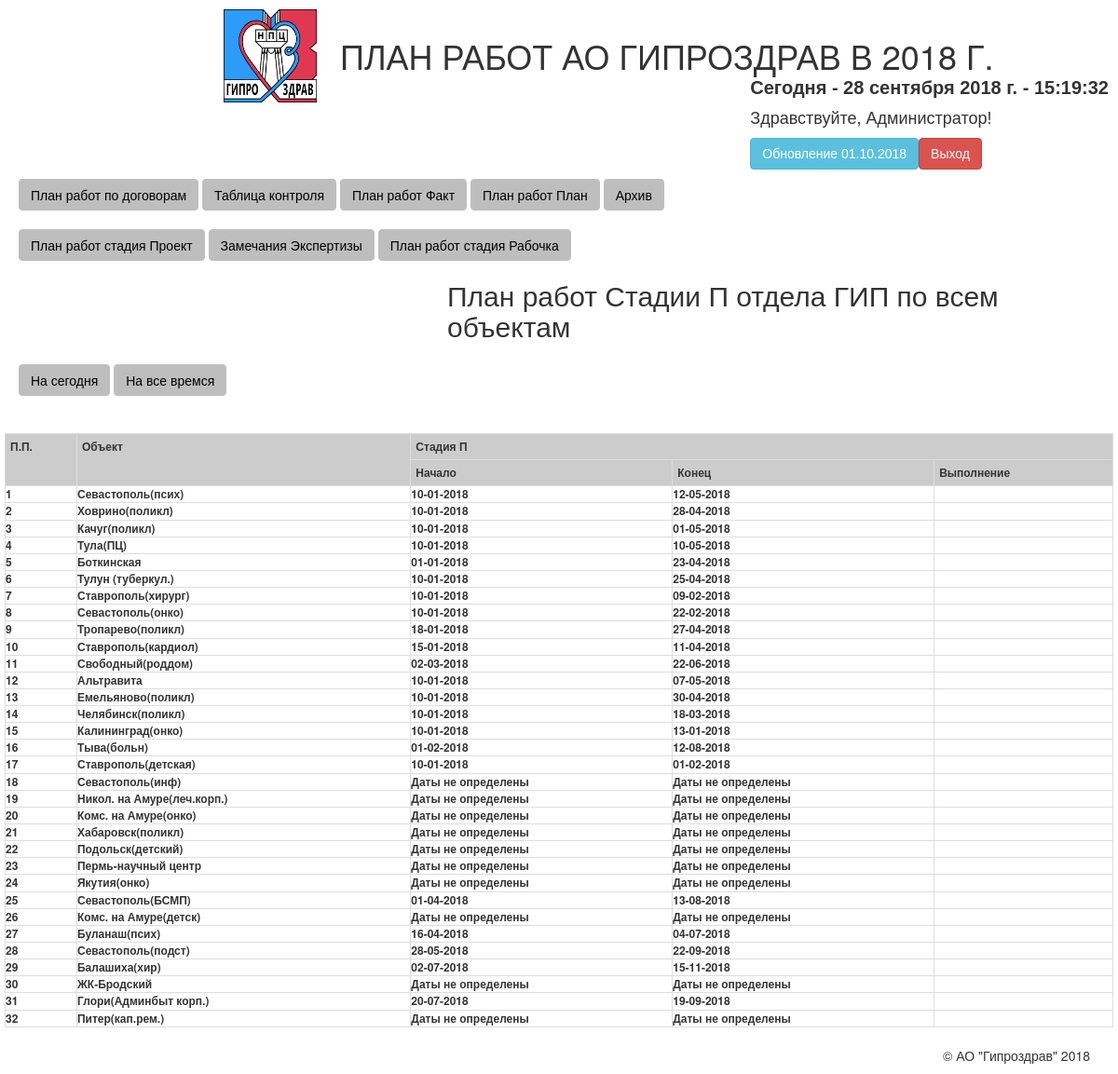
Page /?page=periodotdelall.php&title=ГИП&posnum=1 (signed in) on the committed database.
### tables this page shows
CREATE TABLE IF NOT EXISTS `objects` (
  `id` int(11) NOT NULL AUTO_INCREMENT,
  `name` varchar(255) DEFAULT NULL,
  `gip_id` int(11) DEFAULT NULL,
  `cur_id` int(11) DEFAULT NULL,
  `exp_id` int(11) DEFAULT NULL,
  `gap_id` int(11) DEFAULT NULL,
  `ov_id` int(11) DEFAULT NULL,
  `kr_id` int(11) DEFAULT NULL,
  `arhiv_id` int(11) DEFAULT NULL,
  `timeObj` timestamp NULL DEFAULT CURRENT_TIMESTAMP ON UPDATE CURRENT_TIMESTAMP,
  `user` varchar(50) DEFAULT NULL,
  PRIMARY KEY (`id`)
);

CREATE TABLE IF NOT EXISTS `periodP` (
  `id` int(11) NOT NULL AUTO_INCREMENT,
  `object_id` int(11) DEFAULT '0',
  `datastart` date DEFAULT NULL,
  `data_p1` date DEFAULT NULL,
  `data_p2` date DEFAULT NULL,
  `data_p3` date DEFAULT NULL,
  PRIMARY KEY (`id`)
);

### core/functions.php (called while the page is built, shortened)
<?php
function load_page(){
    if(isset($_GET['page']) && !empty($_GET['page'])){
        $page = $_GET['page'];
    }
    include(__DIR__.'/../pages/'.$page);
}
function getobjectsP ($posnum, $role, $au_id) {
    $list = array();
    if($role=='gap'){
        $toObjects = query("SELECT id, name, arhiv_id, gip_id, gap_id, ov_id, kr_id FROM objects WHERE arhiv_id IS NULL AND gap_id =".$au_id);
        while($data = mysqli_fetch_assoc($toObjects)){
            $toPlancontrol= query("SELECT id, object_id, pos_num, notuse, progress  FROM plancontrol WHERE object_id=".$data['id']." AND pos_num=".$posnum." ORDER BY object_id ASC");
            $planarr=array();
            while($plan = mysqli_fetch_assoc($toPlancontrol)){
                $planarr[]=array(
                    'id'=>$plan['id'],
                    'object_id'=>$plan['object_id'],
                    'pos_num'=>$plan['pos_num'],
                    'notuse'=>$plan['notuse'],
                    'progress'=>$plan['progress']
                );
            }
            $toRazdelP = query("SELECT id, stage FROM razdelP WHERE pos_num=".$posnum);
            $radzdelParr=array();
            while($razdelP = mysqli_fetch_assoc($toRazdelP)){
                $radzdelParr[]=array(
                    'id'=>$razdelP['id'],
                    'stage'=>$razdelP['stage']
                );
            }
            $list[]=array(
                'id'=>$data['id'],
                'name'=>$data['name'],
                'arhiv_id'=>$data['arhiv_id'],
                'gip_id'=>$data['gip_id'],
                'gap_id'=>$data['gap_id'],
                'ov_id'=>$data['ov_id'],
                'kr_id'=>$data['kr_id'],
                'planarr'=>$planarr,
                'radzdelParr'=>$radzdelParr,
            );
        }
    }else{
        $toObjects = query("SELECT id, name, arhiv_id, gip_id, gap_id, ov_id, kr_id FROM objects WHERE arhiv_id IS NULL ");
        while($data = mysqli_fetch_assoc($toObjects)){
            $toPlancontrol= query("SELECT id, object_id, pos_num, notuse, progress  FROM plancontrol WHERE object_id=".$data['id']." AND pos_num=".$posnum." ORDER BY object_id ASC");
            $planarr=array();
            $toRazdelP = query("SELECT id, stage FROM razdelP WHERE pos_num=".$posnum);
            $radzdelParr=array();
            while($razdelP = mysqli_fetch_assoc($toRazdelP)){
                $radzdelParr[]=array(
                    'id'=>$razdelP['id'],
                    'stage'=>$razdelP['stage']
                );
            }
            $list[]=array(
                'id'=>$data['id'],
                'name'=>$data['name'],
                'arhiv_id'=>$data['arhiv_id'],
                'gip_id'=>$data['gip_id'],
                'gap_id'=>$data['gap_id'],
                'ov_id'=>$data['ov_id'],
                'kr_id'=>$data['kr_id'],
                'planarr'=>$planarr,
                'radzdelParr'=>$radzdelParr,
            );
        }
    }
    return $list;
}
?>

### core/connect.php (called while the page is built, shortened)
<?php
function query($query){ global $link;
    if($response=mysqli_query($link, $query)){
        return $response;
    }
    return false;
}
?>

### pages/periodotdelall.php (the view, shortened to what this page needs)
<div class="buttnons">
<a href="/?page=main.php" class="btn btn-gipro">План работ по договорам</a>
<a href="/?page=plancontrol.php" class="btn btn-gipro">Таблица контроля</a>
<a href="/?page=planforyear.php" class="btn btn-gipro">План работ Факт</a>
<a href="/?page=planforyear-plan.php" class="btn btn-gipro">План работ План</a>
<?php
if($_COOKIE['role']=='admin'){
    echo '<a href="/?page=arhiv.php" class="btn btn-gipro">Архив</a>';
}else{}
?>
<br>
<br>
<a href="/?page=plancontrol.php" class="btn btn-gipro">План работ стадия Проект</a>
<a href="/?page=planexpert.php" class="btn btn-gipro">Замечания Экспертизы</a>
<a href="/?page=plancontrolR.php" class="btn btn-gipro">План работ стадия Рабочка</a>
</div>
<?php
$title = $_GET['title'];
$posnum = $_GET['posnum'];
echo '
<div class="title-pc" >
<h2>План работ Стадии П отдела '.$title.' по всем объектам</h2>
</div>
<br>
<div class="periodBtn">
<a href="/?page=periodotdel.php&title='.$title.'&posnum='.$posnum.'" class="btn btn-gipro sendtest">На сегодня</a>
<a href="/?page=periodotdelall.php&title='.$title.'&posnum='.$posnum.'" class="btn btn-gipro sendtest">На все времся</a>
</div>
</div>';
 $pp =1;
$list = getobjectsP($posnum, $_COOKIE['role'], $_COOKIE['au_id']);
echo "   <div class='div-table'>";
   echo "
   <table class='table table-bordered table-condensed list-object'>
        <tr>
            <th class='pp' id='thid' rowspan='2'>П.П.</th>
            <th class='obname' id='thida' rowspan='2'>Объект</th>
            <th class='pro' id='thidh' colspan='3'> Стадия П </th>
            </tr>
        ";
        echo "  <tr>
        <th class='paintrows pstart'>Начало</th>
        <th class='paintrows pend'>Конец</th>
        <th class='paintrows pend'>Выполнение</th>
       </tr>
    ";
    foreach ($list as $key => $row) {
        if($row['planarr'][0]['notuse']==1){
        }else{
        echo '<tr>';
        echo '<td>' . $pp . '</td>';
        echo '<td>'. $row['name'] .'</td>';
    $toPeriodP = query("SELECT id, object_id, datastart, data_p1, data_p2, data_p3 FROM periodP WHERE object_id=".$row['id']);
        while($datat = mysqli_fetch_assoc($toPeriodP)){
        $timearr[]=array(
            'id'=>$datat['id'],
            'object_id'=>$datat['object_id'],
            'datastart'=>$datat['datastart'],
            'data_p1'=>$datat['data_p1'],
            'data_p2'=>$datat['data_p2'],
            'data_p3'=>$datat['data_p3']
        );
    }
if(empty($timearr)){
    $datastart="Даты не определены";
    $makedate1="Даты не определены";
}else{
    foreach ($timearr as $key => $value) {
        $datastart=$value['datastart'];
        $makedate1=$value['data_p1'];
        $datastart= date('d-m-Y', strtotime($datastart));
        $makedate1= date('d-m-Y', strtotime($makedate1));
    }
}
        if($row['radzdelParr'][0]['stage']==1){
            echo '<td>'.$datastart.'</td>';
            echo '<td>'.$makedate1.'</td>';
            echo '<td>'.$row['planarr'][0]['progress'].'</td>';
        }
        echo '</tr>';
        $pp =$pp +1;
        unset($timearr);
    }
    }
echo "</table>";
echo "</div>";
?>

### css/main.css (style rules this page uses)
body { font-size: 12px; }
.div-table { margin: 0px 5px 0px 5px; }
.buttnons { width:auto; margin: 10px 0px 20px 20px; }
.title-pc { margin-left:40%; margin-bottom:5px; }
.periodBtn { margin-left:20px; }
th { background-color:#CCC; text-align:center; }
table { font-size: 12px; }
.list-object tr>th { font-size: 12px; }
.list-object td { padding:0 !important; }

### rows in the picture
objects: name "Севастополь(псих)", periodp.datastart "10-01-2018", periodp.data_p1 "12-05-2018"
objects: name "Ховрино(поликл)", periodp.datastart "10-01-2018", periodp.data_p1 "28-04-2018"
objects: name "Качуг(поликл)", periodp.datastart "10-01-2018", periodp.data_p1 "01-05-2018"
objects: name "Тула(ПЦ)", periodp.datastart "10-01-2018", periodp.data_p1 "10-05-2018"
objects: name "Боткинская", periodp.datastart "01-01-2018", periodp.data_p1 "23-04-2018"
objects: name "Тулун (туберкул.)", periodp.datastart "10-01-2018", periodp.data_p1 "25-04-2018"
objects: name "Ставрополь(хирург)", periodp.datastart "10-01-2018", periodp.data_p1 "09-02-2018"
objects: name "Севастополь(онко)", periodp.datastart "10-01-2018", periodp.data_p1 "22-02-2018"
objects: name "Тропарево(поликл)", periodp.datastart "18-01-2018", periodp.data_p1 "27-04-2018"
objects: name "Ставрополь(кардиол)", periodp.datastart "15-01-2018", periodp.data_p1 "11-04-2018"
objects: name "Свободный(роддом)", periodp.datastart "02-03-2018", periodp.data_p1 "22-06-2018"
objects: name "Альтравита", periodp.datastart "10-01-2018", periodp.data_p1 "07-05-2018"
objects: name "Емельяново(поликл)", periodp.datastart "10-01-2018", periodp.data_p1 "30-04-2018"
objects: name "Челябинск(поликл)", periodp.datastart "10-01-2018", periodp.data_p1 "18-03-2018"
objects: name "Калининград(онко)", periodp.datastart "10-01-2018", periodp.data_p1 "13-01-2018"
objects: name "Тыва(больн)", periodp.datastart "01-02-2018", periodp.data_p1 "12-08-2018"
objects: name "Ставрополь(детская)", periodp.datastart "10-01-2018", periodp.data_p1 "01-02-2018"
objects: name "Севастополь(инф)", datastart "Даты не определены", makedate1 "Даты не определены"
objects: name "Никол. на Амуре(леч.корп.)", datastart "Даты не определены", makedate1 "Даты не определены"
objects: name "Комс. на Амуре(онко)", datastart "Даты не определены", makedate1 "Даты не определены"
objects: name "Хабаровск(поликл)", datastart "Даты не определены", makedate1 "Даты не определены"
objects: name "Подольск(детский)", datastart "Даты не определены", makedate1 "Даты не определены"
objects: name "Пермь-научный центр", datastart "Даты не определены", makedate1 "Даты не определены"
objects: name "Якутия(онко)", datastart "Даты не определены", makedate1 "Даты не определены"
objects: name "Севастополь(БСМП)", periodp.datastart "01-04-2018", periodp.data_p1 "13-08-2018"
objects: name "Комс. на Амуре(детск)", datastart "Даты не определены", makedate1 "Даты не определены"
objects: name "Буланаш(псих)", periodp.datastart "16-04-2018", periodp.data_p1 "04-07-2018"
objects: name "Севастополь(подст)", periodp.datastart "28-05-2018", periodp.data_p1 "22-09-2018"
objects: name "Балашиха(хир)", periodp.datastart "02-07-2018", periodp.data_p1 "15-11-2018"
objects: name "ЖК-Бродский", datastart "Даты не определены", makedate1 "Даты не определены"
objects: name "Глори(Админбыт корп.)", periodp.datastart "20-07-2018", periodp.data_p1 "19-09-2018"
objects: name "Питер(кап.рем.)", datastart "Даты не определены", makedate1 "Даты не определены"

### other values in the picture
$priveleg "Здравствуйте, Администратор!"
$newsdate "Обновление 01.10.2018"
$title "ГИП"
